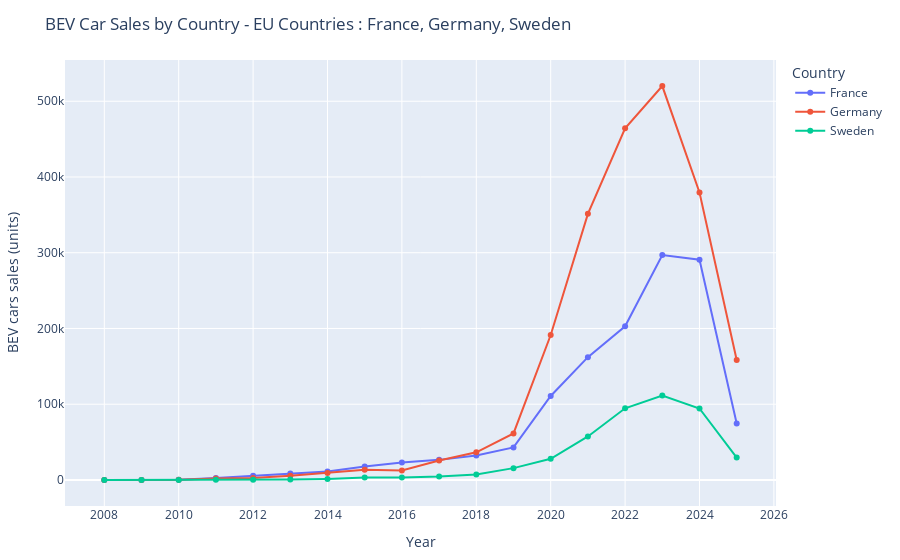

Notebook cell for this chart:
### Code cell
import pandas as pd
import plotly.express as px


df = pd.read_csv('EU_Cars_Dataset.csv')

df = df.sort_values(["Country", "Year"])

fig = px.line(
    df, x="Year", y="BEV", color="Country",
    markers=True,
    hover_data={"BEV":":,", "Year":True, "Country":True},
    title="BEV Car Sales by Country - EU Countries : France, Germany, Sweden"
)

fig.update_traces(
    mode="lines+markers",
    hovertemplate="Country: %{fullData.name}<br>Year: %{x}<br>BEV: %{y:,}<extra></extra>"
)
fig.update_layout(
    xaxis_title="Year",
    yaxis_title="BEV cars sales (units)",
    hovermode="x unified",
    legend_title="Country",
    margin=dict(l=60, r=30, t=60, b=50)
)


fig.show()

### Figure 1 — Plotly figure (JSON) as saved in the notebook; plotly's stock layout.template omitted (floating-point values rounded to 4 significant figures)
{"data": [{"customdata": [["France"], ["France"], ["France"], ["France"], ["France"], ["France"], ["France"], ["France"], ["France"], ["France"], ["France"], ["France"], ["France"], ["France"], ["France"], ["France"], ["France"], ["France"]], "hovertemplate": "Country: %{fullData.name}<br>Year: %{x}<br>BEV: %{y:,}<extra></extra>", "legendgroup": "France", "line": {"color": "#636efa", "dash": "solid"}, "marker": {"symbol": "circle"}, "mode": "lines+markers", "name": "France", "orientation": "v", "showlegend": true, "type": "scatter", "x": [2008, 2009, 2010, 2011, 2012, 2013, 2014, 2015, 2016, 2017, 2018, 2019, 2020, 2021, 2022, 2023, 2024, 2025], "xaxis": "x", "y": [0, 10, 134, 2630, 5663, 8583, 11139, 17741, 23011, 26509, 32209, 42933, 110909, 162105, 202868, 296902, 290748, 74521], "yaxis": "y"}, {"customdata": [["Germany"], ["Germany"], ["Germany"], ["Germany"], ["Germany"], ["Germany"], ["Germany"], ["Germany"], ["Germany"], ["Germany"], ["Germany"], ["Germany"], ["Germany"], ["Germany"], ["Germany"], ["Germany"], ["Germany"], ["Germany"]], "hovertemplate": "Country: %{fullData.name}<br>Year: %{x}<br>BEV: %{y:,}<extra></extra>", "legendgroup": "Germany", "line": {"color": "#EF553B", "dash": "solid"}, "marker": {"symbol": "circle"}, "mode": "lines+markers", "name": "Germany", "orientation": "v", "showlegend": true, "type": "scatter", "x": [2008, 2009, 2010, 2011, 2012, 2013, 2014, 2015, 2016, 2017, 2018, 2019, 2020, 2021, 2022, 2023, 2024, 2025], "xaxis": "x", "y": [0, 15, 144, 1828, 2555, 5434, 9141, 13369, 12415, 25764, 36533, 61415, 191330, 351332, 464322, 520074, 379472, 158479], "yaxis": "y"}, {"customdata": [["Sweden"], ["Sweden"], ["Sweden"], ["Sweden"], ["Sweden"], ["Sweden"], ["Sweden"], ["Sweden"], ["Sweden"], ["Sweden"], ["Sweden"], ["Sweden"], ["Sweden"], ["Sweden"], ["Sweden"], ["Sweden"], ["Sweden"], ["Sweden"]], "hovertemplate": "Country: %{fullData.name}<br>Year: %{x}<br>BEV: %{y:,}<extra></extra>", "legendgroup": "Sweden", "line": {"color": "#00cc96", "dash": "solid"}, "marker": {"symbol": "circle"}, "mode": "lines+markers", "name": "Sweden", "orientation": "v", "showlegend": true, "type": "scatter", "x": [2008, 2009, 2010, 2011, 2012, 2013, 2014, 2015, 2016, 2017, 2018, 2019, 2020, 2021, 2022, 2023, 2024, 2025], "xaxis": "x", "y": [0, 18, 56, 183, 267, 453, 1370, 3103, 3219, 4403, 7263, 15594, 27897, 57454, 94603, 111338, 94333, 29503], "yaxis": "y"}], "layout": {"hovermode": "x unified", "legend": {"title": {"text": "Country"}, "tracegroupgap": 0}, "margin": {"b": 50, "l": 60, "r": 30, "t": 60}, "title": {"text": "BEV Car Sales by Country - EU Countries : France, Germany, Sweden"}, "xaxis": {"anchor": "y", "domain": [0, 1], "title": {"text": "Year"}}, "yaxis": {"anchor": "x", "domain": [0, 1], "title": {"text": "BEV cars sales (units)"}}}}
